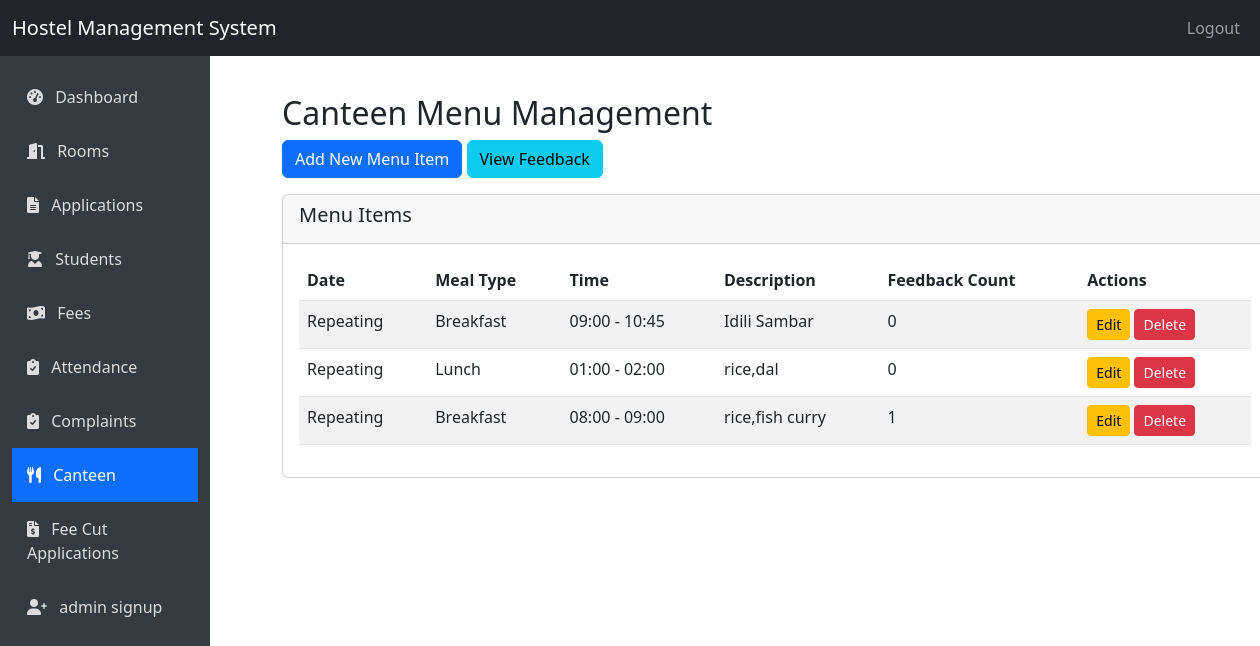
Screenshot of /admin/canteen (signed in) with the database file from the repository.
### hostel1.11-main/hostel1.0/app.py (models this page shows)
class CanteenMenu(db.Model):
    id = db.Column(db.Integer, primary_key=True)
    meal_type = db.Column(db.String(50), nullable=False)
    day = db.Column(db.String(10), nullable=False)  # Monday, Tuesday, etc.
    date = db.Column(db.Date, nullable=True)  # Only for non-repeating items
    start_time = db.Column(db.Time, nullable=False)
    end_time = db.Column(db.Time, nullable=False)
    description = db.Column(db.Text, nullable=False)
    repeats_weekly = db.Column(db.Boolean, default=False)  # New field
    created_at = db.Column(db.DateTime, default=datetime.utcnow)
    feedback = db.relationship('CanteenFeedback', backref='menu', lazy=True)

### hostel1.11-main/hostel1.0/app.py (the view)
@app.route('/admin/canteen')
def admin_canteen():
    if 'user_id' not in session or session['role'] != 'admin':
        return redirect(url_for('login'))
    menu_items = CanteenMenu.query.order_by(CanteenMenu.day, CanteenMenu.start_time).all()
    return render_template('admin/canteen.html', menu_items=menu_items)

### hostel1.11-main/hostel1.0/templates/admin/canteen.html
{% extends 'layout.html' %}
{% block content %}
<div class="container mt-4">
    <h2>Canteen Menu Management</h2>
    <div class="mb-3">
        <a href="{{ url_for('add_canteen_menu') }}" class="btn btn-primary">Add New Menu Item</a>
        <a href="{{ url_for('admin_canteen_feedback') }}" class="btn btn-info ml-2">View Feedback</a>
    </div>
    <div class="card">
        <div class="card-header">
            <h5>Menu Items</h5>
        </div>
        <div class="card-body">
            <div class="table-responsive">
                <table class="table table-striped">
                    <thead>
                        <tr>
                            <th>Date</th>
                            <th>Meal Type</th>
                            <th>Time</th>
                            <th>Description</th>
                            <th>Feedback Count</th>
                            <th>Actions</th>
                        </tr>
                    </thead>
                    <tbody>
                        {% for item in menu_items %}
                        <tr>
                            <td>{% if item.date %}{{ item.date.strftime('%Y-%m-%d') }}{% else %}Repeating{% endif %}</td>                            <td>{{ item.meal_type.capitalize() }}</td>
                            <td>{{ item.start_time.strftime('%H:%M') }} - {{ item.end_time.strftime('%H:%M') }}</td>
                            <td>{{ item.description }}</td>
                            <td>{{ item.feedback|length }}</td>
                            <td>
                                <a href="{{ url_for('edit_canteen_menu', menu_id=item.id) }}" class="btn btn-sm btn-warning">Edit</a>
                                <form action="{{ url_for('delete_canteen_menu', menu_id=item.id) }}" method="post" class="d-inline">
                                    <button type="submit" class="btn btn-sm btn-danger" onclick="return confirm('Are you sure you want to delete this menu item?')">Delete</button>
                                </form>
                            </td>
                        </tr>
                        {% else %}
                        <tr>
                            <td colspan="6" class="text-center">No menu items found</td>
                        </tr>
                        {% endfor %}
                    </tbody>
                </table>
            </div>
        </div>
    </div>
</div>
{% endblock %}

### rows the page displays
CanteenMenu: shows "Repeating", meal_type "Breakfast", start_time "09:00", end_time "10:45", description "Idili Sambar", feedback|length "0"
CanteenMenu: shows "Repeating", meal_type "Lunch", start_time "01:00", end_time "02:00", description "rice,dal", feedback|length "0"
CanteenMenu: shows "Repeating", meal_type "Breakfast", start_time "08:00", end_time "09:00", description "rice,fish curry", feedback|length "1"
